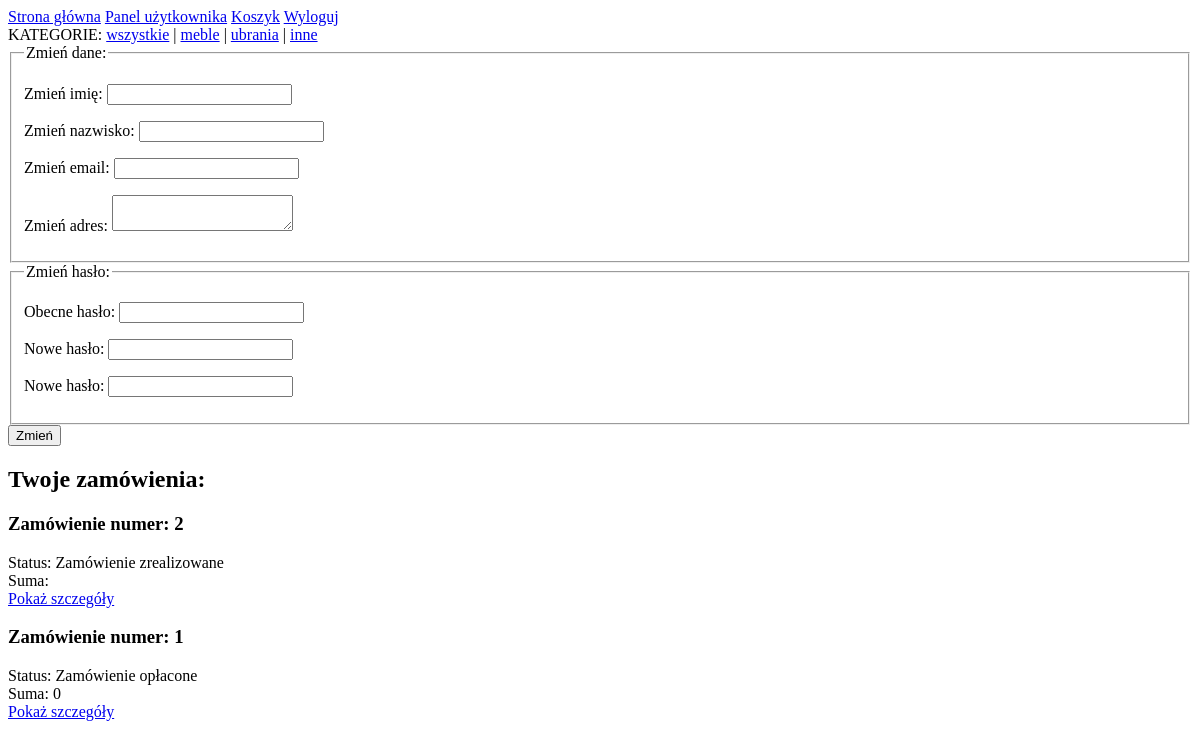
Before: /clientPanel.php (signed in) with the older database file.
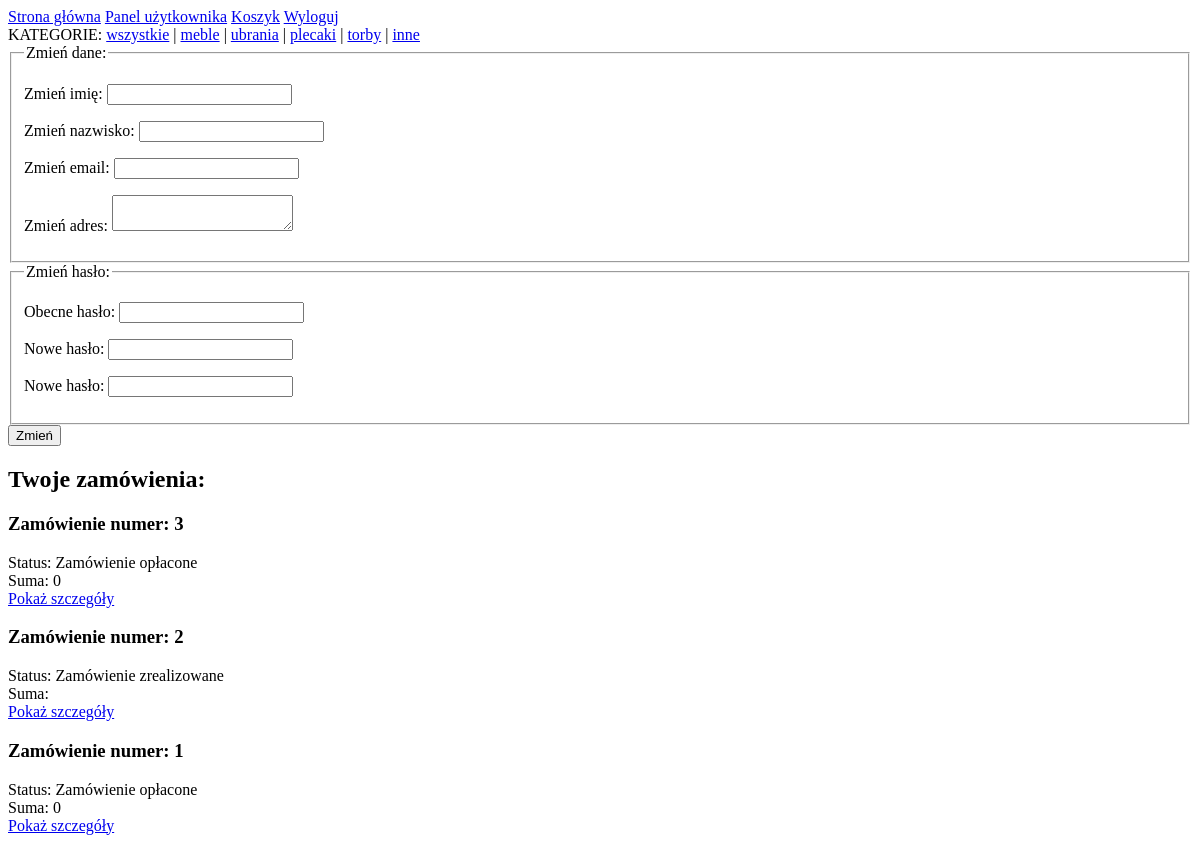
After: the same page with the newer database file.
### tables this page shows
CREATE TABLE IF NOT EXISTS `Categories` (
  `id` int(11) NOT NULL AUTO_INCREMENT,
  `name` varchar(200) NOT NULL,
  PRIMARY KEY (`id`),
  UNIQUE KEY `name` (`name`)
);

CREATE TABLE IF NOT EXISTS `Orders` (
  `id` int(11) NOT NULL AUTO_INCREMENT,
  `client_id` int(11) NOT NULL,
  `status` int(11) DEFAULT NULL,
  `price_sum` double DEFAULT NULL,
  PRIMARY KEY (`id`),
  KEY `client_id` (`client_id`)
);

### src/Category.php (called while the page is built, shortened)
<?php
class Category
{
    static private $connection = null;
    static public function SetConnection(mysqli $newConnection)
    {
        self::$connection = $newConnection;
    }
    static public function GetAllCategories()
    {
        $sql = "SELECT * FROM Categories ORDER BY id ASC";
        $result = self::$connection->query($sql);
        if($result !== FALSE) {
            if($result->num_rows > 0) {
                $ret = [];
                while ($row = $result->fetch_assoc()) {
                    $category = new Category($row['id'], $row['name']);
                    $ret[] = $category;
                }
                return $ret;
            }
        }
        return false;
    }
    private $name;
    public function getName()
    {
        return $this->name;
    }
    public function setName($name)
    {
        $this->name = $name;
    }
}

### src/Client.php (called while the page is built, shortened)
<?php
class Client {
    static private $connection = null;
    static public function SetConnection(mysqli $newConnection){
        Client::$connection = $newConnection;
    }
    static public function GetClientById($idToLoad)
    {
        $sql = "SELECT * FROM Clients where id = $idToLoad";
        $result = self::$connection->query($sql);
        if ($result !== FALSE) {
            if ($result->num_rows === 1) {
                $row = $result->fetch_assoc();
                $client = new Client($row['id'], $row['first_name'], $row['last_name'], $row['email'], $row['address']);
                return $client;
            }
        }
        return false;
    }
    private $id;
    public function __construct($newId, $newFirstName, $newLastName, $newEmail, $newAddress)
    {
        $this->id = intval($newId);
    }
    public function getAllMyOrders()
    {
        $sql = "SELECT * FROM Orders WHERE client_id = $this->id ORDER BY id DESC";
        $result = self::$connection->query($sql);
        if ($result !== FALSE) {
            $ret = [];
            if ($result->num_rows > 0) {
                while ($row = $result->fetch_assoc()) {
                    $order = new Order($row['id'], $row['client_id'], $row['status']);
                    $ret[] = $order;
                }
            }
            return $ret;
        } else {
            return false;
        }
    }
}
?>

### src/Order.php (called while the page is built, shortened)
<?php
class Order
{
    private $id;
    private $status;
    public function __construct($newId, $newClientId, $newStatus){
        $this->id = intval($newId);
    }
    public function getId(){
        return $this->id;
    }
    public function getStatus(){
        return $this->status;
    }
    public function setStatus($status){
        $this->status = $status;
    }
}

### src/Products_Order.php (called while the page is built, shortened)
<?php
class Products_Order
{
    static private $connection = null;
    static public function SetConnection(mysqli $newConnection){
        Products_Order::$connection = $newConnection;
    }
    static public function GetSumPriceByOrderId($orderId){
        $sumPrice = 0;
        $sql = "SELECT product_quantity, product_price FROM Products_Orders WHERE order_id = $orderId";
        $result = self::$connection->query($sql);
        if($result !== FALSE){
            if($result->num_rows > 0){
                while($row = $result->fetch_assoc()){
                    $sumPrice = $sumPrice + ($row['product_quantity'] * $row['product_price']);
                }
                return $sumPrice;
            }
        }
        return false;
    }
}

### clientPanel.php (the view, shortened to what this page needs)
<?php
require_once("./src/Header.php");
$clientId = $_SESSION['clientId'];
$client = Client::GetClientById($clientId);
?>
<form action="#" method="post">
    <fieldset>
        <legend>Zmień dane:</legend>
        <p>
            <label>Zmień imię:
                <input type="text" name="newFirstName">
            </label>
        </p>
        <p>
            <label>Zmień nazwisko:
                <input type="text" name="newLastName">
            </label>
        </p>
        <p>
            <label>Zmień email:
                <input type="text" name="newEmail">
            </label>
        </p>
        <p>
            <label>Zmień adres:
                <textarea name="newAddress"></textarea>
            </label>
        </p>
    </fieldset>
    <?php if(isset($_SESSION['clientId'])): ?>
    <fieldset>
        <legend>Zmień hasło:</legend>
        <p>
            <label>Obecne hasło:
                <input type="password" name="oldPassword">
            </label>
        </p>
        <p>
            <label>Nowe hasło:
                <input type="password" name="newPassword1">
            </label>
        </p>
        <p>
            <label>Nowe hasło:
                <input type="password" name="newPassword2">
            </label>
        </p>
    </fieldset>
    <?php endif; ?>
    <input type="submit" value="Zmień">
</form>
<?php
$allClientOrders = $client->getAllMyOrders();
echo("<h2>Twoje zamówienia:</h2>");
$length = count($allClientOrders);
foreach($allClientOrders as $orderToShow){
    echo("<h3>Zamówienie numer: " . $length . "</h3>");
    echo("Status: ");
    switch ($orderToShow->getStatus()) {
        case 2: echo("Zamówienie opłacone"); break;
        case 3: echo("Zamówienie zrealizowane"); break;}
    $orderId = $orderToShow->getId();
    $price = Products_Order::GetSumPriceByOrderId($orderId);
    echo("Suma: " . $price . "</br>");
    echo("<a href='orderSite.php?id=$orderId'>Pokaż szczegóły</a>");
    $length--;
}
require_once("./src/Footer.php");

### src/Header.php (shortened to what this page needs)
<!DOCTYPE html>
<html lang="pl-PL">
<head>
</head>
<body>
<?php
    if (isset($_SESSION['clientId'])) {
        echo("<a href='./index.php'>Strona główna</a>" . "  ");
        echo("<a href='./clientPanel.php'>Panel użytkownika</a>" . "  ");
        echo("<a href='./basket.php'>Koszyk</a>" . "  ");
        echo("<a href='./logout.php'>Wyloguj</a> <br>");
        $categories = Category::GetAllCategories();
        echo("KATEGORIE: <a href='showProduct.php?category=all'>wszystkie</a>  | ");
        foreach($categories as $category) {
            echo("
            <a href='showProduct.php?category={$category->getName()}'>{$category->getName()}</a> |
            ");
        }
        echo("<a href='showProduct.php?category=other'>inne</a><br>");
    }
?>

Changed rows visible on the page:
added categories: name "plecaki"
added categories: name "torby"
added orders: status "Zamówienie opłacone", price "0"
